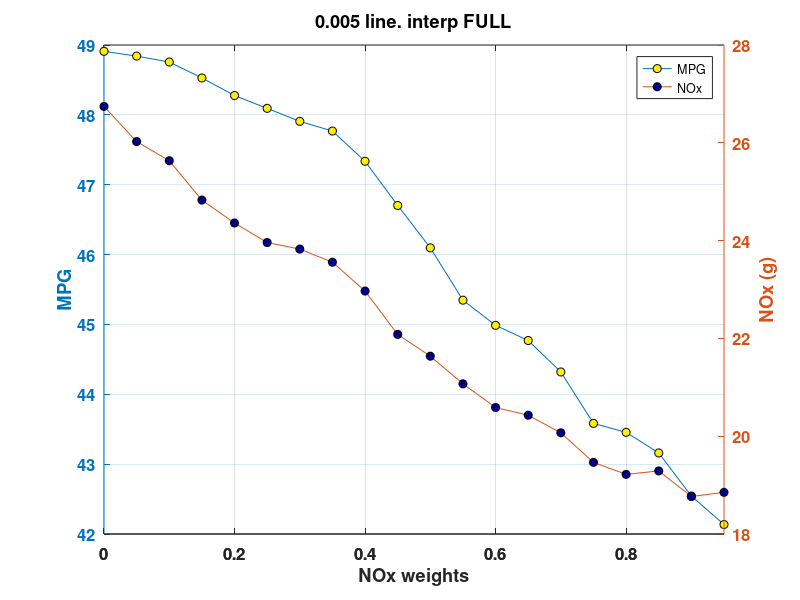
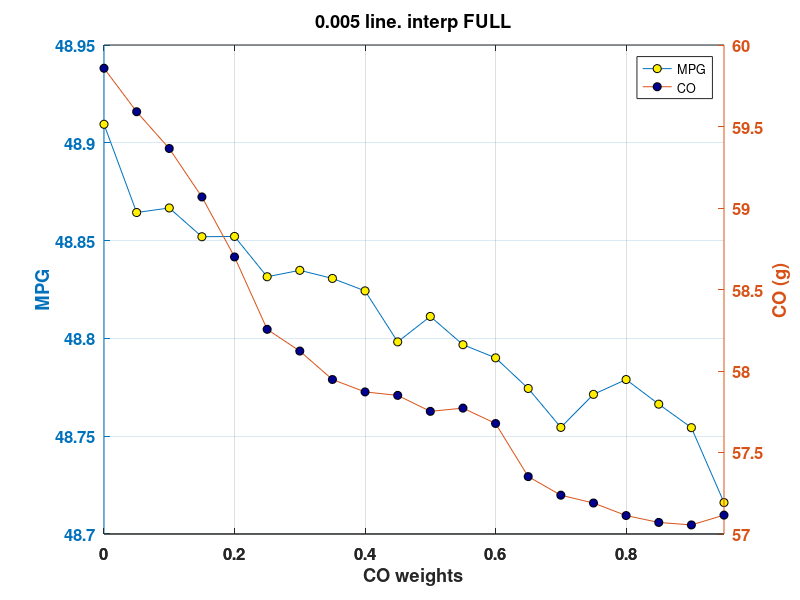
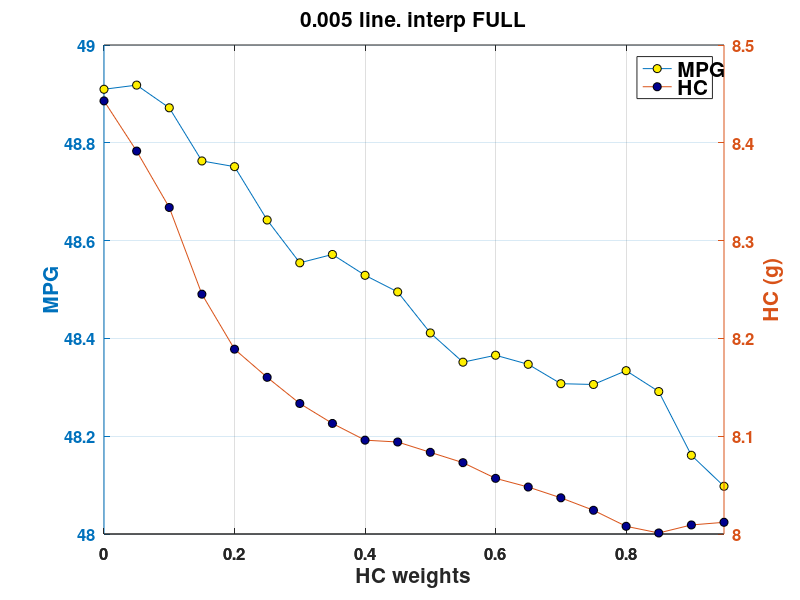

The MATLAB script that drew these images, in order:
clear;
clf;
close all;
C = jet;
h = 14;
r=6;
t = 10;
q = 40;  % For colors
n = 4;
h = 9;
y = 12;
x = 1.25;

start = 11;
stop = 10;
for i = [start];
    if i == 1
        load SOC_grid_1;
        c = '0.1';
    elseif i == 2
        load SOC_grid_01;
        c = '0.01';
    elseif i == 3
        load SOC_grid_005;
        c = '0.005';
    elseif i == 4
        load SOC_grid_001;
        c = '0.001';
    elseif i == 5
        load SOC_grid_0005;
        c = '0.0005';
    elseif i == 6
        load SOC_grid_005_interp;
        c = '0.005 lin. interp';
    elseif i == 7
        load SOC_grid_001_interp;
        c = '0.001 lin. interp.';
    elseif i == 8
        load SOC_grid_0005_interp;
        c = '0.0005 lin. interp.';
    elseif i == 9
        load SOC_grid_005_interp_cubic;
        c = '0.005 cubic interp.';
    elseif i == 10
        load SOC_grid_0005_interp_cubic;
        c = '0.0005 cubic. interp.';
    elseif i == 11
        load SOC_grid_005_interp_full_cyc;
        c = '0.005 line. interp FULL';
    elseif i == 12
        load SOC_grid_005_interp_full_cyc_smooth;
        c = '0.005 line. interp FULL Smoothed Data';
    else
        load SOC_grid_001_interp_full_cyc_smooth;
        c = '0.001 line. interp FULL Smoothed Data';
    end
    
    if i == start
        leg = {c};
        a = 1;
    else
        leg = {leg{1:a}, c};
        a = a+1;
    end
    
    figure(1)
    [AX,L1,L2] = plotyy(result.a1(1,:),result.mpg(1,:),result.a1(1,:),result.NOx(1,:));
    set(L1,'marker','o',...
        'LineWidth',0.5,...
        'MarkerEdgeColor','k',...
        'MarkerFaceColor',C(a+q,:),...
        'MarkerSize',r);
    set(L2,'marker','o',...
        'LineWidth',0.5,...
        'MarkerEdgeColor','k',...
        'MarkerFaceColor',C(a,:),...
        'MarkerSize',r);
    set(AX, 'fontsize', y,'fontweight','bold');
    ylabel({'MPG'}, 'parent', AX(1));
    ylabel('NOx (g)', 'parent', AX(2));grid
    xlabel('NOx weights')
    title(c);
    H = legend('MPG', 'NOx'); set(H,'fontsize', h)
    
    figure(2)
    [AX,L1,L2] = plotyy(result.a2(2,:),result.mpg(2,:),result.a2(2,:),result.CO(2,:));
    set(L1,'marker','o',...
        'LineWidth',0.5,...
        'MarkerEdgeColor','k',...
        'MarkerFaceColor',C(a+q,:),...
        'MarkerSize',r);
    set(L2,'marker','o',...
        'LineWidth',0.5,...
        'MarkerEdgeColor','k',...
        'MarkerFaceColor',C(a,:),...
        'MarkerSize',r);
    set(AX, 'fontsize', y,'fontweight','bold');
    ylabel({'MPG'}, 'parent', AX(1));
    ylabel('CO (g)', 'parent', AX(2));grid
    xlabel('CO weights')
    title(c);
    H = legend('MPG', 'CO'); set(H,'fontsize', h)
    
    figure(3)
    [AX,L1,L2] = plotyy(result.a3(3,:),result.mpg(3,:),result.a3(3,:),result.HC(3,:));
    set(L1,'marker','o',...
        'LineWidth',0.5,...
        'MarkerEdgeColor','k',...
        'MarkerFaceColor',C(a+q,:),...
        'MarkerSize',r);
    set(L2,'marker','o',...
        'LineWidth',0.5,...
        'MarkerEdgeColor','k',...
        'MarkerFaceColor',C(a,:),...
        'MarkerSize',r);
    set(AX, 'fontsize', y,'fontweight','bold');
    ylabel({'MPG'}, 'parent', AX(1));
    ylabel('HC (g)', 'parent', AX(2));grid
    xlabel('HC weights')
    title(c);
    H = legend('MPG', 'HC'); set(H,'fontsize', h)
    
%     figure(4)
%     [AX,L1,L2] = plotyy(result.shift(4,:),result.mpg(4,:),result.shift(4,:),result.SE(4,:));
%     set(L1,'marker','o',...
%         'LineWidth',0.5,...
%         'MarkerEdgeColor','k',...
%         'MarkerFaceColor',C(a+q,:),...
%         'MarkerSize',r);
%     set(L2,'marker','o',...
%         'LineWidth',0.5,...
%         'MarkerEdgeColor','k',...
%         'MarkerFaceColor',C(a,:),...
%         'MarkerSize',r);
%     set(AX, 'fontsize', y,'fontweight','bold');
%     ylabel({'MPG'}, 'parent', AX(1));
%     ylabel('Total Shift Events', 'parent', AX(2));grid
%     xlabel('Shift Event Weights')
%     title(c);
%     H = legend('MPG', 'SE'); set(H,'fontsize', h)
% 
%   figure(5)
%     [AX,L1,L2] = plotyy(result.eng(5,:),result.mpg(5,:),result.eng(5,:),result.EE(5,:));
%     set(L1,'marker','o',...
%         'LineWidth',0.5,...
%         'MarkerEdgeColor','k',...
%         'MarkerFaceColor',C(a+q,:),...
%         'MarkerSize',r);
%     set(L2,'marker','o',...
%         'LineWidth',0.5,...
%         'MarkerEdgeColor','k',...
%         'MarkerFaceColor',C(a,:),...
%         'MarkerSize',r);
%     set(AX, 'fontsize', y,'fontweight','bold');
%     ylabel({'MPG'}, 'parent', AX(1));
%     ylabel('Total Engine Events', 'parent', AX(2));grid
%     xlabel('Engine Event Weights')
%     title(c);
%     H = legend('MPG', 'EE'); set(H,'fontsize', h)
end
hold off
set(findall(gcf,'type','text'),'FontSize',15,'fontWeight','bold')

